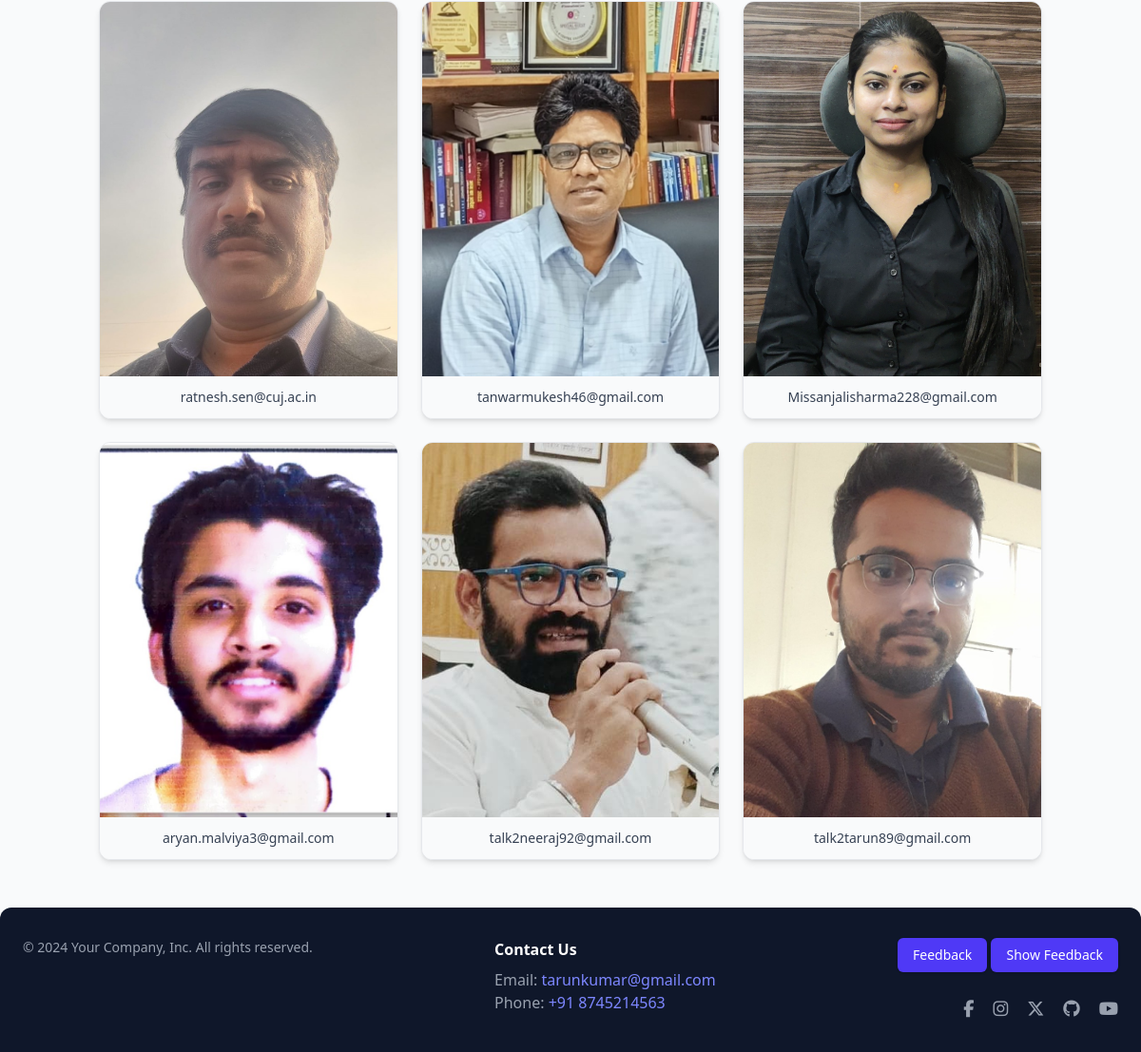
/aboutus/ (signed in, lower part), run on an earlier commit of the app's database.
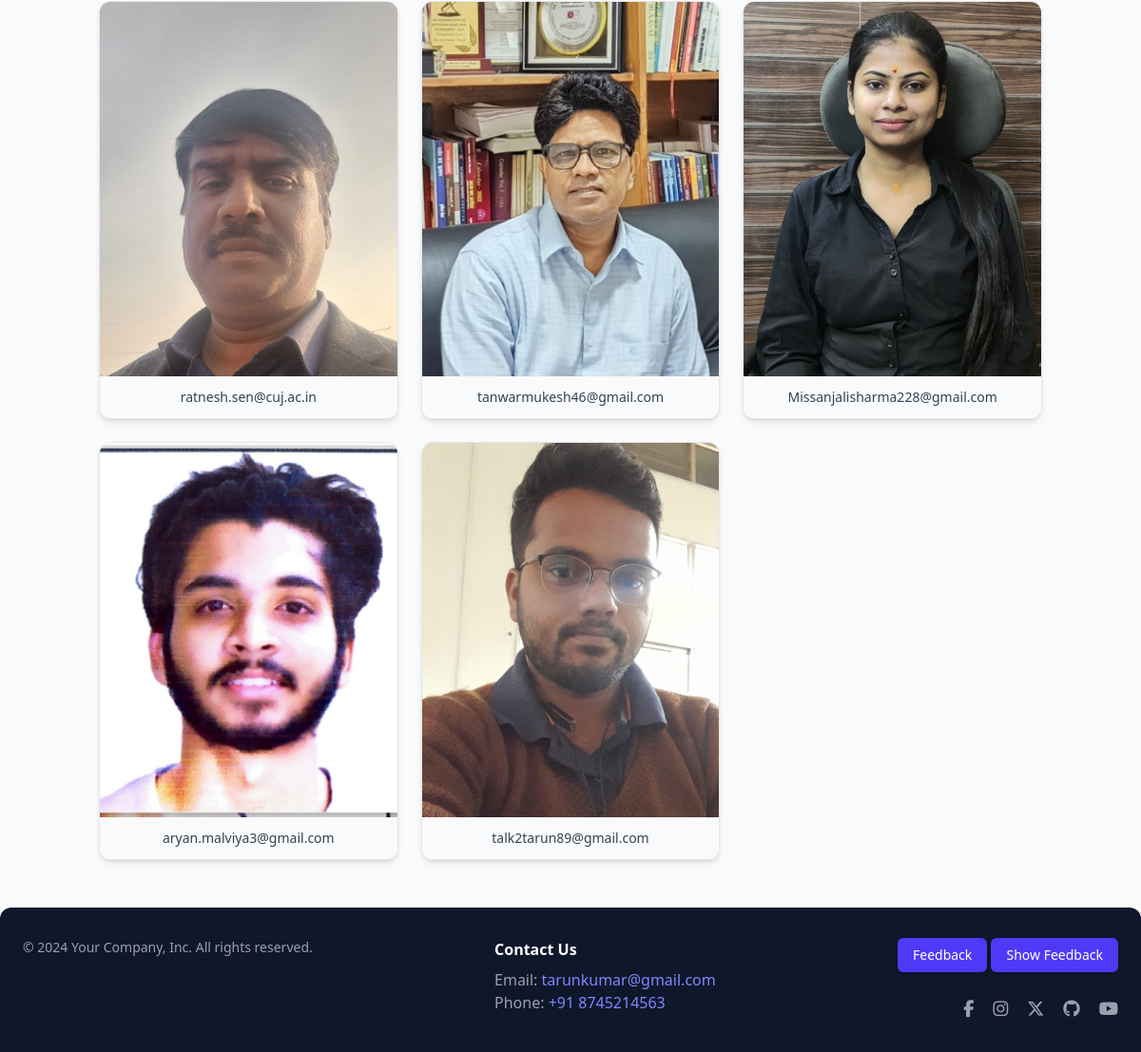
And on a later commit of the database.
### component/models.py (models this page shows, shortened)
class Members(models.Model):
    image = models.ImageField(upload_to='cards',blank=True, null=True)
    name = models.CharField(max_length=100)
    email = models.EmailField(max_length=100, blank=True, null=True)
    phone = models.CharField(max_length=15, blank=True, null=True)
    description = models.TextField(default='')
    date_added = models.DateTimeField(default=timezone.now)
    position = models.CharField(max_length=100)

### component/views.py (the view)
# urls.py: path('aboutus/', views.about, name='aboutUs'),
@login_required
def about(request):
    members = Members.objects.all()
    return render(request,"component/about_us.html",{"members":members})

### component/templates/component/about_us.html (shortened to what this page needs)
{% extends "layout.html" %}
{% block content %}
<div class="container mx-auto px-4 mt-10 mb-[50px]">
  <div class="grid grid-cols-1 sm:grid-cols-2 md:grid-cols-3 gap-6 justify-items-center">
    {% for member in members %}
    <div
      class="relative w-full max-w-[360px] h-[440px] flex flex-col bg-white border border-gray-200 rounded-xl shadow-md overflow-hidden transition-transform transform hover:scale-[1.03] hover:shadow-xl duration-300 group"
      data-aos="fade-up"
      data-aos-duration="1000"
      data-aos-delay="{{ forloop.counter0|add:1 }}00">
      <div class="relative w-full h-full">
        <img class="object-cover w-full h-full" src="{{ member.image.url }}" alt="{{ member.name }}">
      </div>
      <div class="bg-gray-50 px-4 py-3 text-center z-0">
        <p class="text-sm text-gray-700 font-medium">{{ member.email }}</p>
      </div>
    </div>
    {% endfor %}
  </div>
</div>
{% endblock %}

### templates/layout.html (shortened to what this page needs)
{% load static tailwind_tags %}
{% load static %}
<!DOCTYPE html>
<html lang="en">
<head>
    <link rel="stylesheet" href="https://cdnjs.cloudflare.com/ajax/libs/font-awesome/6.5.0/css/all.min.css" />
    <link href="https://unpkg.com/aos@2.3.1/dist/aos.css" rel="stylesheet">
    {% tailwind_css %}
</head>
<body class="bg-gray-50">
    <div class="pt-20">
        {% block content %}{% endblock %}
    </div>
    <footer class="w-full bg-[#0f172a] text-gray-400 py-8 px-6 rounded-t-xl shadow-md" data-aos="fade-up" data-aos-duration="1000">
        <div class="max-w-7xl mx-auto flex flex-col md:flex-row justify-between gap-8">
            <div class="text-center md:text-left">
                <p class="text-sm">© 2024 Your Company, Inc. All rights reserved.</p>
            </div>
            <div class="text-center md:text-left">
                <h4 class="text-white font-semibold mb-2" id="contact">Contact Us</h4>
                <p>Email:
                    <a href="mailto:tarunkumar@gmail.com" class="text-indigo-400 hover:underline">
                        tarunkumar@gmail.com
                    </a>
                </p>
                <p>Phone:
                    <a href="tel:+918745214563" class="text-indigo-400 hover:underline">
                        +91 8745214563
                    </a>
                </p>
            </div>
            <div class="flex flex-col items-center md:items-end space-y-4">
                <div class="space-y-2" data-aos="fade-left" data-aos-delay="200">
                    {% if user.is_authenticated %}
                        <a href="{% url 'feedback' %}" class="inline-block text-sm px-4 py-2 bg-indigo-600 text-white font-medium rounded-md shadow hover:bg-indigo-700 transform hover:scale-110 transition duration-300">
                            Feedback
                        </a>
                        <a href="{% url 'feedbackShow' %}" class="inline-block text-sm px-4 py-2 bg-indigo-600 text-white font-medium rounded-md shadow hover:bg-indigo-700 transform hover:scale-110 transition duration-300">
                            Show Feedback
                        </a>
                    {% endif %}
                </div>
                <div class="flex space-x-5 text-lg" data-aos="fade-up" data-aos-delay="400">
                    <a href="#" class="hover:text-white transition transform hover:scale-125 hover:-translate-y-1 hover:rotate-6"><i class="fab fa-facebook-f"></i></a>
                    <a href="#" class="hover:text-white transition transform hover:scale-125 hover:-translate-y-1 hover:rotate-6"><i class="fab fa-instagram"></i></a>
                    <a href="#" class="hover:text-white transition transform hover:scale-125 hover:-translate-y-1 hover:rotate-6"><i class="fab fa-x-twitter"></i></a>
                    <a href="#" class="hover:text-white transition transform hover:scale-125 hover:-translate-y-1 hover:rotate-6"><i class="fab fa-github"></i></a>
                    <a href="#" class="hover:text-white transition transform hover:scale-125 hover:-translate-y-1 hover:rotate-6"><i class="fab fa-youtube"></i></a>
                </div>
            </div>
        </div>
    </footer>
</body>
</html>

What changed in the data, as far as the page shows it:
removed Members: image (picture), email "talk2neeraj92@gmail.com"
